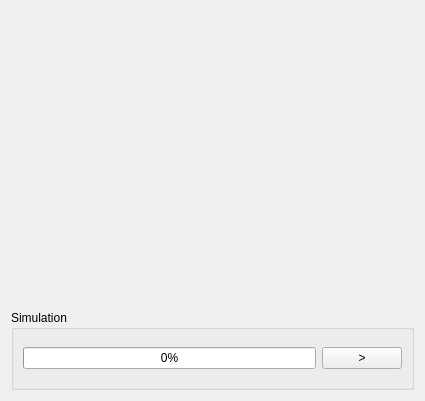
<?xml version="1.0" encoding="UTF-8"?>
<ui version="4.0">
 <class>SimTab</class>
 <widget class="QWidget" name="SimTab">
  <property name="geometry">
   <rect>
    <x>0</x>
    <y>0</y>
    <width>425</width>
    <height>401</height>
   </rect>
  </property>
  <property name="windowTitle">
   <string>Form</string>
  </property>
  <layout class="QVBoxLayout" name="verticalLayout">
   <item>
    <layout class="QHBoxLayout" name="horizontalLayout">
     <item>
      <widget class="OpenGLWidget" name="glview" native="true">
       <property name="sizePolicy">
        <sizepolicy hsizetype="Expanding" vsizetype="Expanding">
         <horstretch>1</horstretch>
         <verstretch>1</verstretch>
        </sizepolicy>
       </property>
       <property name="minimumSize">
        <size>
         <width>100</width>
         <height>100</height>
        </size>
       </property>
      </widget>
     </item>
     <item>
      <widget class="shaderWidget" name="widShader" native="true">
       <property name="minimumSize">
        <size>
         <width>20</width>
         <height>0</height>
        </size>
       </property>
       <property name="maximumSize">
        <size>
         <width>50</width>
         <height>16777215</height>
        </size>
       </property>
      </widget>
     </item>
    </layout>
   </item>
   <item>
    <widget class="QStackedWidget" name="stk">
     <property name="sizePolicy">
      <sizepolicy hsizetype="Preferred" vsizetype="Minimum">
       <horstretch>0</horstretch>
       <verstretch>0</verstretch>
      </sizepolicy>
     </property>
     <property name="minimumSize">
      <size>
       <width>0</width>
       <height>80</height>
      </size>
     </property>
     <property name="maximumSize">
      <size>
       <width>16777215</width>
       <height>80</height>
      </size>
     </property>
     <property name="currentIndex">
      <number>0</number>
     </property>
     <widget class="QWidget" name="stkSim">
      <layout class="QVBoxLayout" name="verticalLayout_3">
       <property name="spacing">
        <number>0</number>
       </property>
       <property name="margin">
        <number>0</number>
       </property>
       <item>
        <widget class="QGroupBox" name="groupBox_2">
         <property name="title">
          <string>Simulation</string>
         </property>
         <layout class="QHBoxLayout" name="horizontalLayout_2">
          <item>
           <widget class="QProgressBar" name="progressBar">
            <property name="value">
             <number>0</number>
            </property>
           </widget>
          </item>
          <item>
           <widget class="QPushButton" name="butStart">
            <property name="text">
             <string>&gt;</string>
            </property>
           </widget>
          </item>
         </layout>
        </widget>
       </item>
      </layout>
     </widget>
     <widget class="QWidget" name="stkTimeline">
      <layout class="QVBoxLayout" name="verticalLayout_4">
       <item>
        <widget class="QGroupBox" name="groupBox">
         <property name="sizePolicy">
          <sizepolicy hsizetype="Preferred" vsizetype="Minimum">
           <horstretch>0</horstretch>
           <verstretch>0</verstretch>
          </sizepolicy>
         </property>
         <property name="title">
          <string>Timeline</string>
         </property>
         <layout class="QVBoxLayout" name="verticalLayout_2">
          <item>
           <widget class="QSlider" name="resultsSlider">
            <property name="orientation">
             <enum>Qt::Horizontal</enum>
            </property>
           </widget>
          </item>
         </layout>
        </widget>
       </item>
      </layout>
     </widget>
    </widget>
   </item>
  </layout>
 </widget>
 <customwidgets>
  <customwidget>
   <class>OpenGLWidget</class>
   <extends>QWidget</extends>
   <header>openglwidget.h</header>
  </customwidget>
  <customwidget>
   <class>shaderWidget</class>
   <extends>QWidget</extends>
   <header>shaderwidget.h</header>
  </customwidget>
 </customwidgets>
 <resources/>
 <connections/>
</ui>
